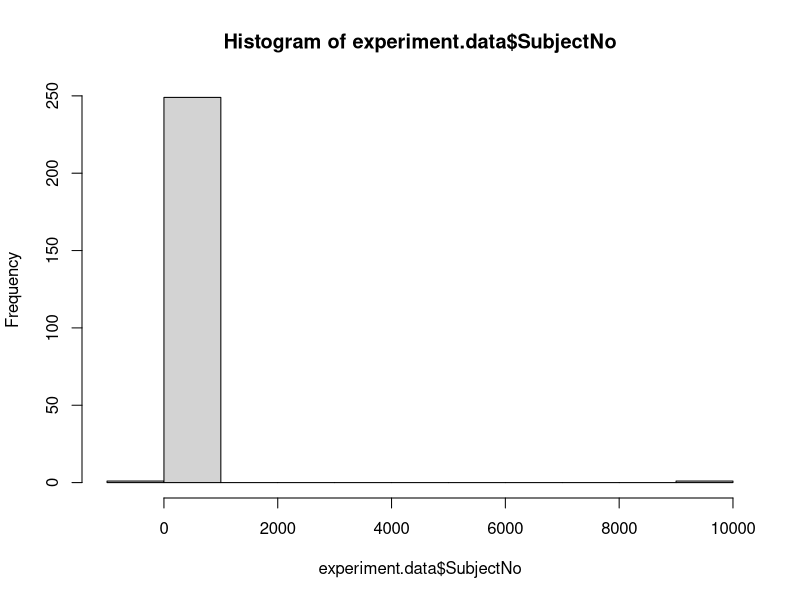
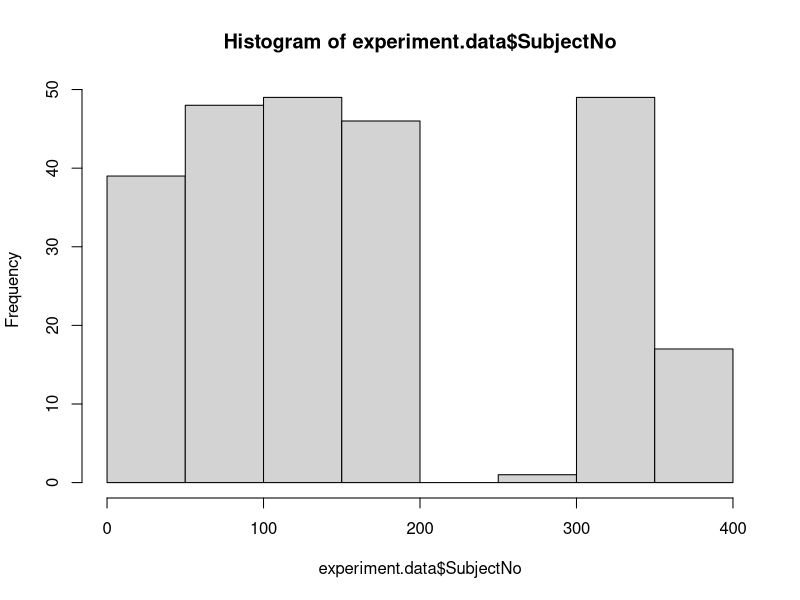
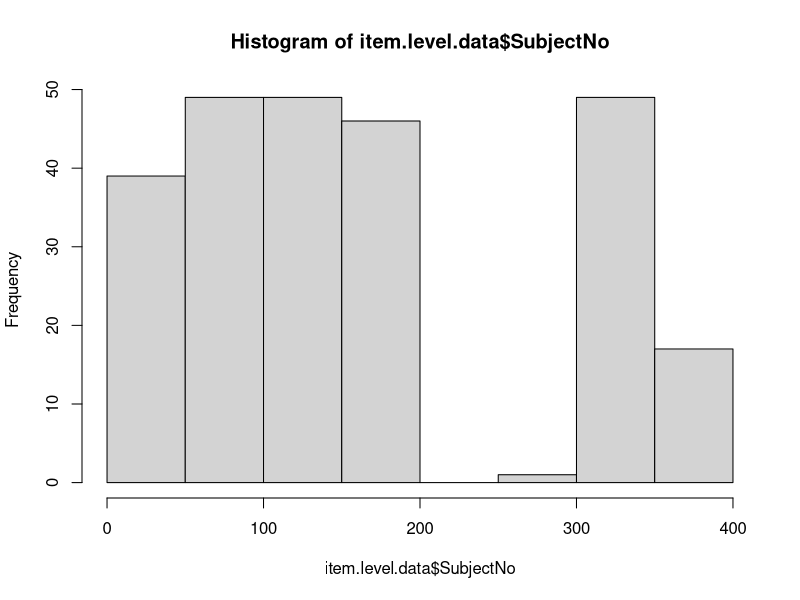
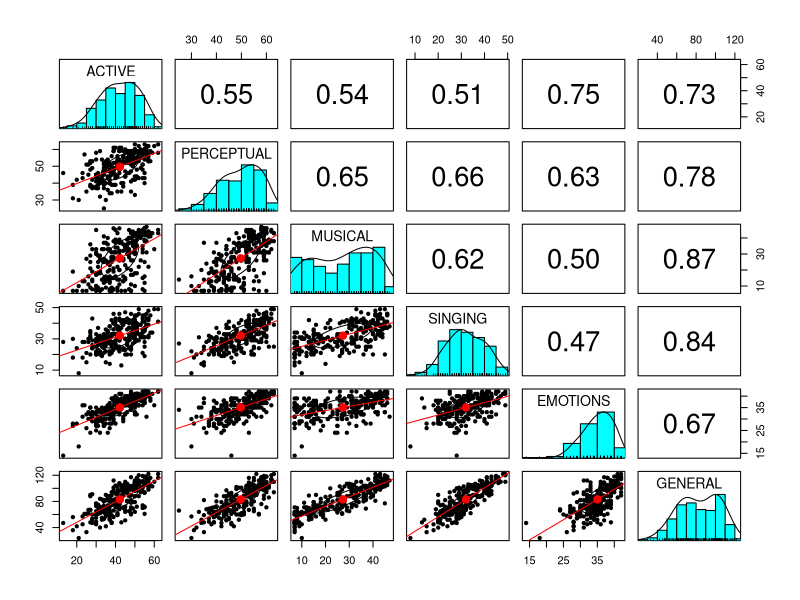

Write R code to recreate these figures, in order.
## ---- chunk 1
 # Import Libraries 
 #--------------------------------------------------
 # Load all libraries at the start of your script, remember they have to be installed first! 
 library(stringr)
 library(data.table)
 library(psych)
## ---- chunk 2
# Make sure to load in both datasets as we will want them both in our analysis.
# We also want to make sure to clean both datasets as we are going. 
experiment.data <- read.csv("datasets/Demographic_Data.csv")
item.level.data <- read.csv("datasets/ItemLevelData.csv")
## ---- chunk 3
str(experiment.data) # Check to see if R guessed correctly on data types
## ---- chunk 4
experiment.data$inst <- as.character(experiment.data$inst)
experiment.data$Gender <- as.character(experiment.data$Gender)
experiment.data$Major <- as.character(experiment.data$Major)
experiment.data$Minor <- as.character(experiment.data$Minor)
experiment.data$BeginTrain <- as.character(experiment.data$BeginTrain)
experiment.data$AbsPitch <- as.character(experiment.data$AbsPitch)
experiment.data$Live12Mo <- as.numeric(experiment.data$Live12Mo)
experiment.data$ActListenMin <- as.character(experiment.data$ActListenMin)

str(experiment.data) # Notice how that our character columns now have " " around them.

## ---- chunk 5
# Check for Import Errors 
table(complete.cases(experiment.data)) # Not all observations have everything! 
complete.cases(experiment.data)
table(is.na(experiment.data))
# Gotta decide what to do about it!!
## ---- chunk 6
experiment.data$BeginTrain
## ---- chunk 7
 experiment.data$BeginTrain[250]
## ---- chunk 8
experiment.data$BeginTrain[250] <- "12"
experiment.data$BeginTrain 
## ---- chunk 9
ifelse(experiment.data$BeginTrain == "","0",experiment.data$BeginTrain)
## ---- chunk 10
experiment.data$BeginTrain <- as.numeric(ifelse(experiment.data$BeginTrain == "","0",experiment.data$BeginTrain))
## ---- chunk 11
experiment.data$BeginTrain
## ---- chunk 12
experiment.data$Gender # Are there any common trends?
table(experiment.data$Gender)
## ---- chunk 13
names(experiment.data)
names(item.level.data)
## ---- chunk 14
setnames(item.level.data,"tmp.dat.subject.1.","SubjectNo")
setnames(experiment.data,"Sub","SubjectNo") # Make this clearer!!! 
## ---- chunk 15
 
item.level.data$SubjectNo <- str_replace_all(string = item.level.data$SubjectNo, pattern = ".csv", replacement = "")
item.level.data$SubjectNo <- str_replace_all(string = item.level.data$SubjectNo, pattern = "C", replacement = "")
item.level.data$SubjectNo <- str_replace_all(string = item.level.data$SubjectNo, pattern = "M", replacement = "")
item.level.data$SubjectNo <- str_replace_all(string = item.level.data$SubjectNo, pattern = "CM", replacement = "")
item.level.data$SubjectNo <- as.numeric(item.level.data$SubjectNo)

## ---- chunk 16
hist(experiment.data$SubjectNo) # Cause for alarm! Negative values and placeholders!
## ---- chunk 17
# Drop those 
experiment.data <- experiment.data[experiment.data$SubjectNo > 0 & experiment.data$SubjectNo < 1000,]
## ---- chunk 18
hist(experiment.data$SubjectNo)
hist(item.level.data$SubjectNo)
## ---- chunk 19
item.level.data <- data.table(item.level.data)
experiment.data <- data.table(experiment.data)

item.level.data

exp.data <- item.level.data[experiment.data, on="SubjectNo"]

exp.data
## ---- chunk 20
exp.data <- data.frame(exp.data)
exp.data <- exp.data[,c(1,40:100,2:39)]
## ---- chunk 21
pairs.panels(exp.data[,2:7], lm = TRUE)
## ---- chunk 22

gmsi.z.scores <- apply(exp.data[2:7],2,scale)

exp.data.with.z <- cbind(exp.data, gmsi.z.scores)

#Now we can index this to find values above whatever theshold we want!

table(gmsi.z.scores > 2)
gmsi.z.indexer <- gmsi.z.scores > 2
gmsi.z.scores[gmsi.z.indexer] # See what they are, find them , decide to get rid of
## ---- chunk 23
gmsi.responses <- exp.data[,c(63:100)]

mahal <- mahalanobis(gmsi.responses,
                     colMeans(gmsi.responses, na.rm = TRUE), 
                     cov(gmsi.responses, 
                         use = "pairwise.complete.obs"))                    ## Create Distance Measures

cutoff <- qchisq(.999, ncol(gmsi.responses))                                ## Create cutoff object .001 signifiance and DF = obs
summary(mahal < cutoff)                                                     ## 11 Subjects greater than 70 cutoff 

# Add On Variables 
exp.data$mahal <- mahal
exp.data <- data.table(exp.data) # To use easier indexer, needs data.table 
exp.data[exp.data$mahal < cutoff]
## ---- chunk 24
apply(gmsi.responses, 2, skew)
apply(gmsi.responses, 2 , kurtosi)

## ---- chunk 25
write.csv(exp.data,"datasets/My_Experiment_Data.csv")
